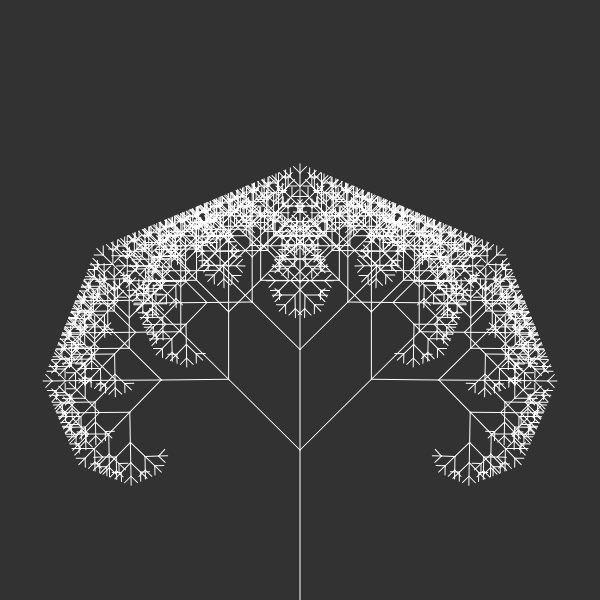
Frame 1 (no input)
Frame 60 (no input): identical to frame 1, image omitted
Frame 120 (the mouse pressed at the canvas centre since frame 60): identical to frame 1, image omitted

The p5.js sketch that drew this single still picture (run headless with seeded random() and noise() and a simulated clock; from frame 60 on, the mouse is pressed at the canvas centre):

// p5.js sketch
// ── sketch.js
var slider;
function setup() {
    createCanvas(600,600);
    //this slider controls the angle of the branches
    slider = createSlider(0, PI/2, PI/4,0.01);
    

}

function draw() {
    background(50);
    stroke(255);
    //sets coordinate origin to the bottom middle of the screen
    translate(300,height);
    angle = slider.value();
    branch(150);
}

function branch(len) {
    //draws the stem
    line(0, 0,0,-len);
    // moves the origin to the top of the stem
    translate(0,-len);
    if (len >10){
        //draw left branch
        push();
        rotate(-angle);
        branch(len*0.67);
        pop();
        //draw middle branch
        push();
        branch(len*0.67)
        pop();
      
        //draw right branch
        push();
        rotate(angle);
        branch(len*0.67);
        pop();
        
    }
   
        
    }
    
   
    
    
    
    
    
